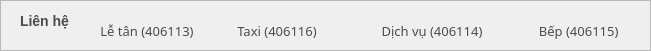
   <widget class="QFrame" name="frame_5">
    <property name="geometry">
     <rect>
      <x>150</x>
      <y>529</y>
      <width>651</width>
      <height>51</height>
     </rect>
    </property>
    <property name="styleSheet">
     <string notr="true">#frame_5 {
	background-color: #f8f8f8;
}</string>
    </property>
    <property name="frameShape">
     <enum>QFrame::StyledPanel</enum>
    </property>
    <property name="frameShadow">
     <enum>QFrame::Raised</enum>
    </property>
    <widget class="QPushButton" name="pushButton_16">
     <property name="geometry">
      <rect>
       <x>90</x>
       <y>0</y>
       <width>111</width>
       <height>61</height>
      </rect>
     </property>
     <property name="font">
      <font>
       <family>Montserrat</family>
       <pointsize>10</pointsize>
       <weight>50</weight>
       <bold>false</bold>
      </font>
     </property>
     <property name="cursor">
      <cursorShape>PointingHandCursor</cursorShape>
     </property>
     <property name="styleSheet">
      <string notr="true">QPushButton {
	font-family: &quot;Montserrat&quot;;
	font-size:10pt;
	color: #4c4c4c;
	font-weight:400;
	background-color:transparent;
	border:1px;
	border-radius:5px;
	padding-left:3px;
}
QPushButton:hover {
	text-decoration: underline;
}</string>
     </property>
     <property name="text">
      <string>Lễ tân (406113)</string>
     </property>
    </widget>
    <widget class="QLabel" name="label_36">
     <property name="geometry">
      <rect>
       <x>20</x>
       <y>0</y>
       <width>61</width>
       <height>41</height>
      </rect>
     </property>
     <property name="font">
      <font>
       <pointsize>-1</pointsize>
       <weight>75</weight>
       <bold>true</bold>
      </font>
     </property>
     <property name="styleSheet">
      <string notr="true">QLabel{
	font-size: 14px; 
	font-weight: bold; 
	color: #4c4c4c;
}</string>
     </property>
     <property name="text">
      <string>Liên hệ</string>
     </property>
    </widget>
    <widget class="QPushButton" name="pushButton_17">
     <property name="geometry">
      <rect>
       <x>220</x>
       <y>0</y>
       <width>111</width>
       <height>61</height>
      </rect>
     </property>
     <property name="font">
      <font>
       <family>Montserrat</family>
       <pointsize>10</pointsize>
       <weight>50</weight>
       <bold>false</bold>
      </font>
     </property>
     <property name="cursor">
      <cursorShape>PointingHandCursor</cursorShape>
     </property>
     <property name="styleSheet">
      <string notr="true">QPushButton {
	font-family: &quot;Montserrat&quot;;
	font-size:10pt;
	color: #4c4c4c;
	font-weight:400;
	background-color:transparent;
	border:1px;
	border-radius:5px;
	padding-left:3px;
}
QPushButton:hover {
	text-decoration: underline;
}</string>
     </property>
     <property name="text">
      <string>Taxi (406116)</string>
     </property>
    </widget>
    <widget class="QPushButton" name="pushButton_18">
     <property name="geometry">
      <rect>
       <x>370</x>
       <y>0</y>
       <width>121</width>
       <height>61</height>
      </rect>
     </property>
     <property name="font">
      <font>
       <family>Montserrat</family>
       <pointsize>10</pointsize>
       <weight>50</weight>
       <bold>false</bold>
      </font>
     </property>
     <property name="cursor">
      <cursorShape>PointingHandCursor</cursorShape>
     </property>
     <property name="styleSheet">
      <string notr="true">QPushButton {
	font-family: &quot;Montserrat&quot;;
	font-size:10pt;
	color: #4c4c4c;
	font-weight:400;
	background-color:transparent;
	border:1px;
	border-radius:5px;
	padding-left:3px;
}
QPushButton:hover {
	text-decoration: underline;
}</string>
     </property>
     <property name="text">
      <string>Dịch vụ (406114)</string>
     </property>
    </widget>
    <widget class="QPushButton" name="pushButton_27">
     <property name="geometry">
      <rect>
       <x>520</x>
       <y>0</y>
       <width>111</width>
       <height>61</height>
      </rect>
     </property>
     <property name="font">
      <font>
       <family>Montserrat</family>
       <pointsize>10</pointsize>
       <weight>50</weight>
       <bold>false</bold>
      </font>
     </property>
     <property name="cursor">
      <cursorShape>PointingHandCursor</cursorShape>
     </property>
     <property name="styleSheet">
      <string notr="true">QPushButton {
	font-family: &quot;Montserrat&quot;;
	font-size:10pt;
	color: #4c4c4c;
	font-weight:400;
	background-color:transparent;
	border:1px;
	border-radius:5px;
	padding-left:3px;
}
QPushButton:hover {
	text-decoration: underline;
}</string>
     </property>
     <property name="text">
      <string> Bếp (406115)</string>
     </property>
    </widget>
   </widget>
